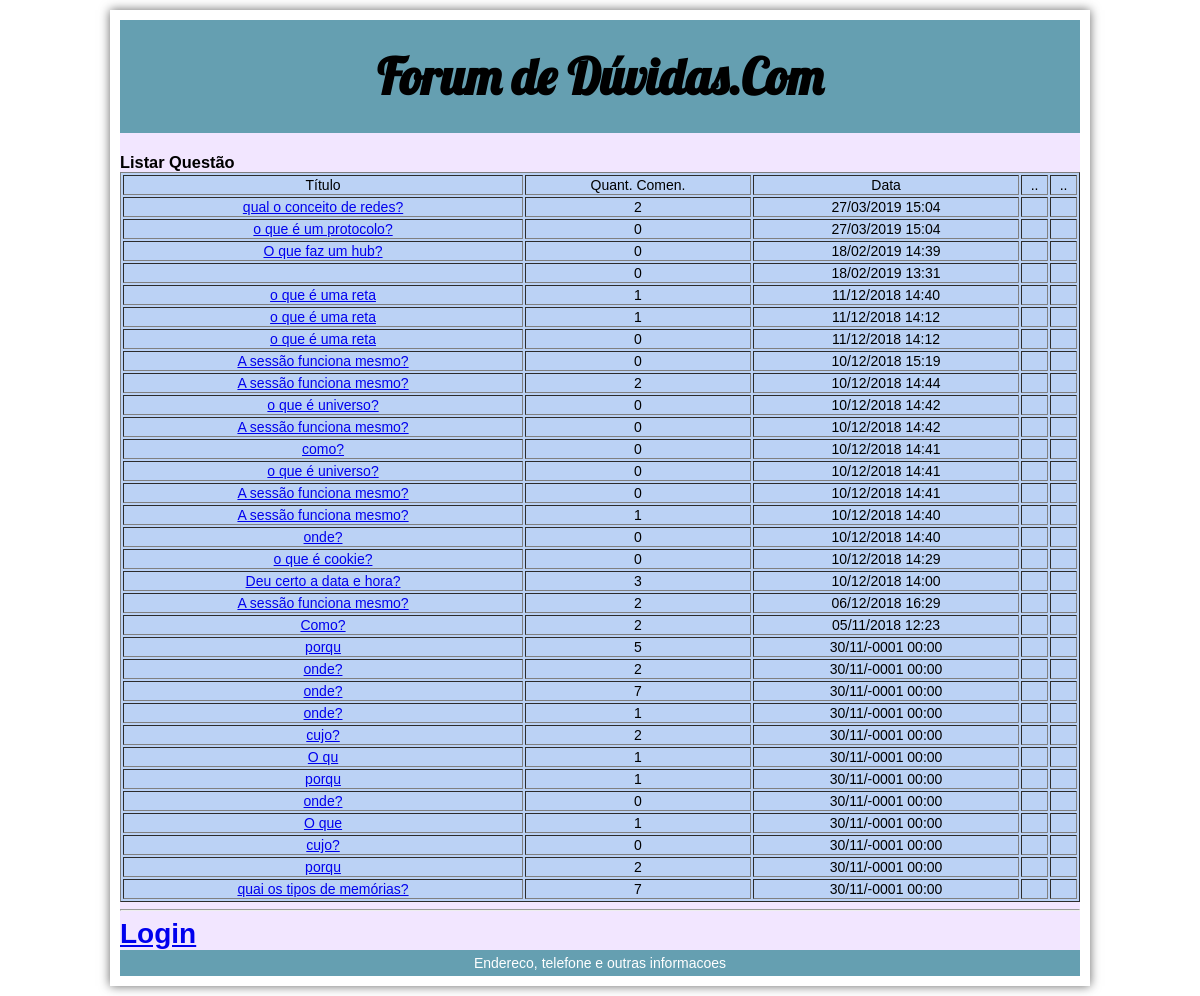
The page /PROJETO_FORUM/questao_listar.php on the database its author committed.
### tables this page shows
CREATE TABLE `tb_questao` (
  `Id` int(11) NOT NULL,
  `questao` varchar(255) NOT NULL,
  `Data` datetime NOT NULL DEFAULT '0000-00-00 00:00:00' ON UPDATE CURRENT_TIMESTAMP,
  `Usuario` int(11) NOT NULL
);

### PROJETO_FORUM/questao_listar.php (the view, shortened to what this page needs)
<?php
$conexao = mysqli_connect("localhost", "root","","forum");
$sql = "SELECT q.Id, q.questao, q.Data, q.Usuario, COUNT(c.comentario) AS quantidade
FROM tb_questao AS q LEFT JOIN tb_comentario AS c ON (q.id = c.id_questao)
GROUP BY q.Id, q.questao, q.Data
ORDER BY Data DESC";
$resultado = mysqli_query($conexao, $sql);
?>
<!DOCTYPE html>
<html>
<head>
</head>
<body>
	<main>
        <header>
         <h1>Forum de Dúvidas.Com</h1>
         </header>
<article>
	<section>
		 <h1>Listar Questão</h1>
 <table border="1">
	<tr>
		<td>Título</td>
		<td>Quant. Comen.</td>
		<td>Data</td>
		<td>..</td>
		<td>..</td>
	</tr>
	<?php while($linha = mysqli_fetch_assoc($resultado)): ?>
	<tr>
		<td><a href="comentario_listar.php?idquestao=<?=$linha["Id"];?>"><?=$linha["questao"];?></a></td>
		<td><?=$linha["quantidade"];?></td>
		<td><?=date_format(date_create($linha["Data"]),"d/m/Y H:i")?></td>
		<td>
        </td>
		<td>
        </td>
	</tr>
	<?php endwhile; ?>
</table>
<hr>
	</section>
</article>
<?php
	if (isset($_SESSION["usuario_id"])):
?>
	<a href="questao_nova.php">Nova Questão</a> |
	<a href="login_editar.php?id=<?=$_SESSION["usuario_id"]?>">Usuário</a> |
	<a href="logout.php">Logout</a>
<?php else: ?>
	<a href="login.php"><h1>Login</h1>
	</a>
<?php endif;?>
<footer>Endereco, telefone e outras informacoes</footer>
</main>
</body>
</html>

### PROJETO_FORUM/questao_listar.php (style rules this page uses)
html, body, h1 { margin:0; padding:0; }
article, header, footer, nav { display:block; }
body { width:960px; font-family:Arial, Helvetica, sans-serif; font-size:14px; box-shadow: 0 0 10px #666; margin:10px auto; padding:10px; }
main { background-color: rgb(242, 230, 255); }
section { clear: both; }
table { text-align:center; background-color:rgb(187,210,245); height:500px; width:960px; clear: both; }
header { padding:25px; background-color:rgb(101,159,177); text-align:center; margin-bottom:20px; font-family: 'Lobster', cursive; font-size: 25px; }
footer { padding:5px; background-color:rgb(101,159,177); text-align:center; color:rgb(255,255,255); }

### rows shown on the page
tb_questao: questao "qual o conceito de redes?", quantidade "2", Data "27/03/2019 15:04"
tb_questao: questao "o que é um protocolo?", quantidade "0", Data "27/03/2019 15:04"
tb_questao: questao "O que faz um hub?", quantidade "0", Data "18/02/2019 14:39"
tb_questao: quantidade "0", Data "18/02/2019 13:31"
tb_questao: questao "o que é uma reta", quantidade "1", Data "11/12/2018 14:40"
tb_questao: questao "o que é uma reta", quantidade "1", Data "11/12/2018 14:12"
tb_questao: questao "o que é uma reta", quantidade "0", Data "11/12/2018 14:12"
tb_questao: questao "A sessão funciona mesmo?", quantidade "0", Data "10/12/2018 15:19"
tb_questao: questao "A sessão funciona mesmo?", quantidade "2", Data "10/12/2018 14:44"
tb_questao: questao "o que é universo?", quantidade "0", Data "10/12/2018 14:42"
tb_questao: questao "A sessão funciona mesmo?", quantidade "0", Data "10/12/2018 14:42"
tb_questao: questao "como?", quantidade "0", Data "10/12/2018 14:41"
tb_questao: questao "o que é universo?", quantidade "0", Data "10/12/2018 14:41"
tb_questao: questao "A sessão funciona mesmo?", quantidade "0", Data "10/12/2018 14:41"
tb_questao: questao "A sessão funciona mesmo?", quantidade "1", Data "10/12/2018 14:40"
tb_questao: questao "onde?", quantidade "0", Data "10/12/2018 14:40"
tb_questao: questao "o que é cookie?", quantidade "0", Data "10/12/2018 14:29"
tb_questao: questao "Deu certo a data e hora?", quantidade "3", Data "10/12/2018 14:00"
tb_questao: questao "A sessão funciona mesmo?", quantidade "2", Data "06/12/2018 16:29"
tb_questao: questao "Como?", quantidade "2", Data "05/11/2018 12:23"
tb_questao: questao "porqu", quantidade "5", Data "30/11/-0001 00:00"
tb_questao: questao "onde?", quantidade "2", Data "30/11/-0001 00:00"
tb_questao: questao "onde?", quantidade "7", Data "30/11/-0001 00:00"
tb_questao: questao "onde?", quantidade "1", Data "30/11/-0001 00:00"
tb_questao: questao "cujo?", quantidade "2", Data "30/11/-0001 00:00"
tb_questao: questao "O qu", quantidade "1", Data "30/11/-0001 00:00"
tb_questao: questao "porqu", quantidade "1", Data "30/11/-0001 00:00"
tb_questao: questao "onde?", quantidade "0", Data "30/11/-0001 00:00"
tb_questao: questao "O que", quantidade "1", Data "30/11/-0001 00:00"
tb_questao: questao "cujo?", quantidade "0", Data "30/11/-0001 00:00"
tb_questao: questao "porqu", quantidade "2", Data "30/11/-0001 00:00"
tb_questao: questao "quai os tipos de memórias?", quantidade "7", Data "30/11/-0001 00:00"
